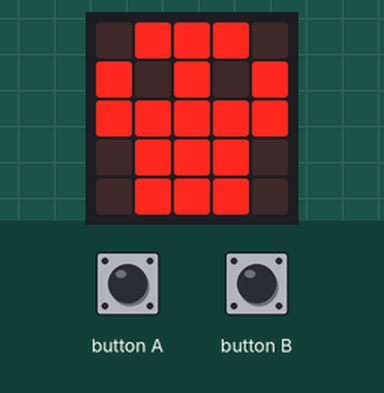
Simulated run of this program. Board: BBC micro:bit (MakeCode). On the bench: the board's 5×5 LED display. Inputs (shaded band) come from the test bench.

Above: at 1.8 s.
1.9 s: button B pressed for 0.15 s
At 2.85 s:
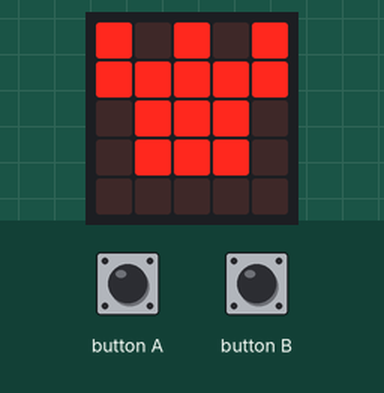
At 4.5 s:
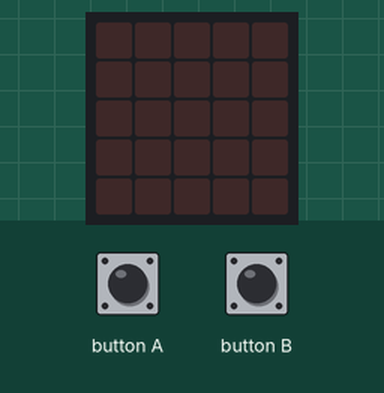
5.0 s: button A pressed for 0.15 s
At 9.35 s:
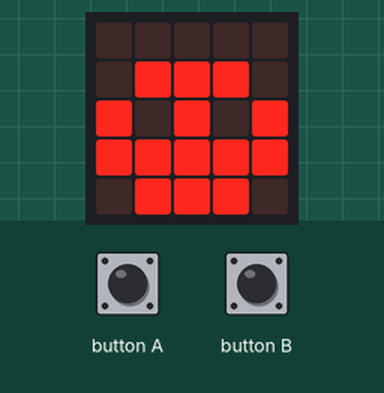
Timing chart, 0 to 10.8 s (numbered marks = the images above; inputs shaded):
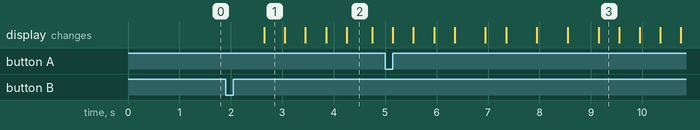

Measured:
- after the input at 1.9 s, the display: changes after 0.75 s (image 1)
- what the display in image 1 shows lasts 0.4 s, from 2.7 s to 3.1 s
- what the display in image 2 shows lasts 0.5 s, from 4.3 s to 4.8 s

The program:

main.ts
```typescript
input.onButtonPressed(Button.A, function () {
    basic.showIcon(IconNames.Skull)
    basic.showLeds(`
        . . . . .
        . # # # .
        # . # . #
        # # # # #
        . # # # .
        `)
    basic.showLeds(`
        . . . . .
        . . . . .
        . # # # .
        # . # . #
        # # # # #
        `)
    basic.showLeds(`
        . . . . .
        . . . . .
        . . . . .
        . # # # .
        # . # . #
        `)
    basic.showLeds(`
        . . . . .
        . . . . .
        . . . . .
        . . . . .
        . # # # .
        `)
    basic.clearScreen()
    basic.pause(500)
    basic.showLeds(`
        . . . . .
        . . . . .
        . . . . .
        . . . . .
        . # # # .
        `)
    basic.showLeds(`
        . . . . .
        . . . . .
        . . . . .
        . # # # .
        # . # . #
        `)
    basic.showLeds(`
        . . . . .
        . . . . .
        . # # # .
        # . # . #
        # # # # #
        `)
    basic.showLeds(`
        . . . . .
        . # # # .
        # . # . #
        # # # # #
        . # # # .
        `)
    basic.showIcon(IconNames.Skull)
})
input.onButtonPressed(Button.B, function () {
    basic.showIcon(IconNames.Skull)
    basic.showLeds(`
        # . # . #
        # # # # #
        . # # # .
        . # # # .
        . . . . .
        `)
    basic.showLeds(`
        # . # . #
        # # # # #
        . # # # .
        . . . . .
        . . . . .
        `)
    basic.showLeds(`
        . # # # .
        . # # # .
        . . . . .
        . . . . .
        . . . . .
        `)
    basic.showLeds(`
        . # # # .
        . . . . .
        . . . . .
        . . . . .
        . . . . .
        `)
    basic.clearScreen()
    basic.pause(500)
    basic.showLeds(`
        . # # # .
        . . . . .
        . . . . .
        . . . . .
        . . . . .
        `)
    basic.showLeds(`
        . # # # .
        . # # # .
        . . . . .
        . . . . .
        . . . . .
        `)
    basic.showLeds(`
        # . # . #
        # # # # #
        . # # # .
        . . . . .
        . . . . .
        `)
    basic.showLeds(`
        # . # . #
        # # # # #
        . # # # .
        . # # # .
        . . . . .
        `)
    basic.showIcon(IconNames.Skull)
    basic.showLeds(`
        . . . . .
        . . . . .
        . . # . .
        . . . . .
        . . . . .
        `)
    basic.showIcon(IconNames.SmallSquare)
    basic.showIcon(IconNames.Square)
    basic.clearScreen()
})
basic.showIcon(IconNames.Skull)
basic.forever(function () {

})
```

test.ts
```typescript
// здесь помещаются тесты; они не будут скомпилированы, пока пакет используется в качестве расширения.
```
